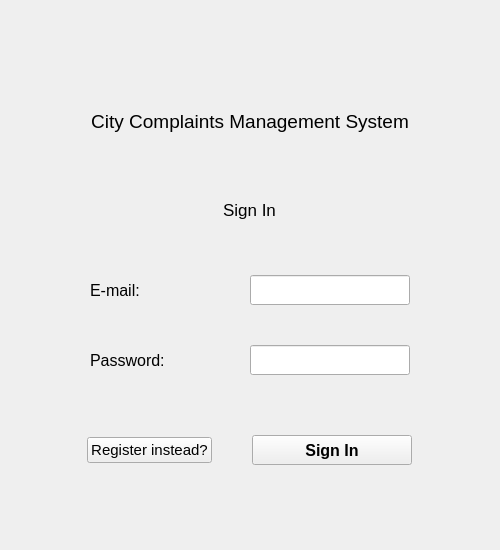
<?xml version="1.0" encoding="UTF-8"?>
<ui version="4.0">
 <class>loginWidget</class>
 <widget class="QWidget" name="loginWidget">
  <property name="geometry">
   <rect>
    <x>0</x>
    <y>0</y>
    <width>500</width>
    <height>550</height>
   </rect>
  </property>
  <property name="minimumSize">
   <size>
    <width>500</width>
    <height>550</height>
   </size>
  </property>
  <property name="maximumSize">
   <size>
    <width>500</width>
    <height>550</height>
   </size>
  </property>
  <property name="windowTitle">
   <string>Sign in to your account</string>
  </property>
  <property name="windowIcon">
   <iconset>
    <normaloff>../icons/ccms_desktop_logo.ico</normaloff>../icons/ccms_desktop_logo.ico</iconset>
  </property>
  <property name="styleSheet">
   <string notr="true"/>
  </property>
  <layout class="QVBoxLayout" name="verticalLayout_3">
   <item>
    <widget class="QFrame" name="frame_container">
     <property name="sizePolicy">
      <sizepolicy hsizetype="Expanding" vsizetype="Expanding">
       <horstretch>0</horstretch>
       <verstretch>0</verstretch>
      </sizepolicy>
     </property>
     <property name="minimumSize">
      <size>
       <width>400</width>
       <height>500</height>
      </size>
     </property>
     <property name="styleSheet">
      <string notr="true">.QFrame{
border:none;
}</string>
     </property>
     <property name="frameShape">
      <enum>QFrame::StyledPanel</enum>
     </property>
     <property name="frameShadow">
      <enum>QFrame::Raised</enum>
     </property>
     <layout class="QVBoxLayout" name="verticalLayout">
      <property name="spacing">
       <number>0</number>
      </property>
      <property name="leftMargin">
       <number>0</number>
      </property>
      <property name="topMargin">
       <number>0</number>
      </property>
      <property name="rightMargin">
       <number>0</number>
      </property>
      <property name="bottomMargin">
       <number>0</number>
      </property>
      <item>
       <widget class="QFrame" name="frame_form_top">
        <property name="sizePolicy">
         <sizepolicy hsizetype="Expanding" vsizetype="Expanding">
          <horstretch>0</horstretch>
          <verstretch>0</verstretch>
         </sizepolicy>
        </property>
        <property name="maximumSize">
         <size>
          <width>16777215</width>
          <height>50</height>
         </size>
        </property>
        <property name="frameShape">
         <enum>QFrame::StyledPanel</enum>
        </property>
        <property name="frameShadow">
         <enum>QFrame::Raised</enum>
        </property>
       </widget>
      </item>
      <item>
       <widget class="QFrame" name="frame_form_middle">
        <property name="styleSheet">
         <string notr="true">#frame_form_middle{
border:solid 10px blue;
}</string>
        </property>
        <property name="frameShape">
         <enum>QFrame::StyledPanel</enum>
        </property>
        <property name="frameShadow">
         <enum>QFrame::Raised</enum>
        </property>
        <layout class="QHBoxLayout" name="horizontalLayout">
         <property name="spacing">
          <number>0</number>
         </property>
         <property name="leftMargin">
          <number>0</number>
         </property>
         <property name="topMargin">
          <number>0</number>
         </property>
         <property name="rightMargin">
          <number>0</number>
         </property>
         <property name="bottomMargin">
          <number>0</number>
         </property>
         <item>
          <widget class="QFrame" name="frame_form_middle_left">
           <property name="sizePolicy">
            <sizepolicy hsizetype="Expanding" vsizetype="Expanding">
             <horstretch>0</horstretch>
             <verstretch>0</verstretch>
            </sizepolicy>
           </property>
           <property name="maximumSize">
            <size>
             <width>50</width>
             <height>16777215</height>
            </size>
           </property>
           <property name="frameShape">
            <enum>QFrame::StyledPanel</enum>
           </property>
           <property name="frameShadow">
            <enum>QFrame::Raised</enum>
           </property>
          </widget>
         </item>
         <item alignment="Qt::AlignHCenter">
          <widget class="QFrame" name="frame_form">
           <property name="minimumSize">
            <size>
             <width>320</width>
             <height>500</height>
            </size>
           </property>
           <property name="maximumSize">
            <size>
             <width>400</width>
             <height>16777215</height>
            </size>
           </property>
           <property name="frameShape">
            <enum>QFrame::StyledPanel</enum>
           </property>
           <property name="frameShadow">
            <enum>QFrame::Raised</enum>
           </property>
           <layout class="QVBoxLayout" name="verticalLayout_2">
            <property name="spacing">
             <number>0</number>
            </property>
            <property name="leftMargin">
             <number>0</number>
            </property>
            <property name="topMargin">
             <number>0</number>
            </property>
            <property name="rightMargin">
             <number>0</number>
            </property>
            <property name="bottomMargin">
             <number>0</number>
            </property>
            <item alignment="Qt::AlignHCenter">
             <widget class="QFrame" name="frame_19">
              <property name="sizePolicy">
               <sizepolicy hsizetype="Preferred" vsizetype="Expanding">
                <horstretch>0</horstretch>
                <verstretch>0</verstretch>
               </sizepolicy>
              </property>
              <property name="minimumSize">
               <size>
                <width>320</width>
                <height>50</height>
               </size>
              </property>
              <property name="frameShape">
               <enum>QFrame::StyledPanel</enum>
              </property>
              <property name="frameShadow">
               <enum>QFrame::Raised</enum>
              </property>
             </widget>
            </item>
            <item alignment="Qt::AlignHCenter|Qt::AlignVCenter">
             <widget class="QFrame" name="frame_form_header">
              <property name="minimumSize">
               <size>
                <width>400</width>
                <height>50</height>
               </size>
              </property>
              <property name="maximumSize">
               <size>
                <width>400</width>
                <height>16777215</height>
               </size>
              </property>
              <property name="frameShape">
               <enum>QFrame::StyledPanel</enum>
              </property>
              <property name="frameShadow">
               <enum>QFrame::Raised</enum>
              </property>
              <layout class="QHBoxLayout" name="horizontalLayout_2">
               <property name="spacing">
                <number>0</number>
               </property>
               <property name="leftMargin">
                <number>0</number>
               </property>
               <property name="topMargin">
                <number>0</number>
               </property>
               <property name="rightMargin">
                <number>0</number>
               </property>
               <item alignment="Qt::AlignHCenter|Qt::AlignVCenter">
                <widget class="QLabel" name="loginHeading">
                 <property name="sizePolicy">
                  <sizepolicy hsizetype="Preferred" vsizetype="Preferred">
                   <horstretch>1</horstretch>
                   <verstretch>0</verstretch>
                  </sizepolicy>
                 </property>
                 <property name="minimumSize">
                  <size>
                   <width>320</width>
                   <height>50</height>
                  </size>
                 </property>
                 <property name="maximumSize">
                  <size>
                   <width>400</width>
                   <height>16777215</height>
                  </size>
                 </property>
                 <property name="font">
                  <font>
                   <pointsize>14</pointsize>
                   <weight>50</weight>
                   <bold>false</bold>
                  </font>
                 </property>
                 <property name="text">
                  <string>City Complaints Management System</string>
                 </property>
                 <property name="alignment">
                  <set>Qt::AlignCenter</set>
                 </property>
                </widget>
               </item>
              </layout>
             </widget>
            </item>
            <item alignment="Qt::AlignHCenter">
             <widget class="QFrame" name="frame_11">
              <property name="sizePolicy">
               <sizepolicy hsizetype="Preferred" vsizetype="Expanding">
                <horstretch>0</horstretch>
                <verstretch>0</verstretch>
               </sizepolicy>
              </property>
              <property name="minimumSize">
               <size>
                <width>320</width>
                <height>10</height>
               </size>
              </property>
              <property name="maximumSize">
               <size>
                <width>16777215</width>
                <height>30</height>
               </size>
              </property>
              <property name="frameShape">
               <enum>QFrame::StyledPanel</enum>
              </property>
              <property name="frameShadow">
               <enum>QFrame::Raised</enum>
              </property>
             </widget>
            </item>
            <item alignment="Qt::AlignHCenter">
             <widget class="QFrame" name="frame_form_sub_header">
              <property name="minimumSize">
               <size>
                <width>320</width>
                <height>50</height>
               </size>
              </property>
              <property name="maximumSize">
               <size>
                <width>400</width>
                <height>16777215</height>
               </size>
              </property>
              <property name="frameShape">
               <enum>QFrame::StyledPanel</enum>
              </property>
              <property name="frameShadow">
               <enum>QFrame::Raised</enum>
              </property>
              <layout class="QHBoxLayout" name="horizontalLayout_3">
               <property name="leftMargin">
                <number>0</number>
               </property>
               <property name="topMargin">
                <number>0</number>
               </property>
               <property name="rightMargin">
                <number>0</number>
               </property>
               <property name="bottomMargin">
                <number>0</number>
               </property>
               <item alignment="Qt::AlignHCenter|Qt::AlignVCenter">
                <widget class="QLabel" name="loginSubHeading">
                 <property name="enabled">
                  <bool>true</bool>
                 </property>
                 <property name="sizePolicy">
                  <sizepolicy hsizetype="Preferred" vsizetype="Preferred">
                   <horstretch>0</horstretch>
                   <verstretch>0</verstretch>
                  </sizepolicy>
                 </property>
                 <property name="font">
                  <font>
                   <pointsize>13</pointsize>
                  </font>
                 </property>
                 <property name="text">
                  <string>Sign In</string>
                 </property>
                 <property name="alignment">
                  <set>Qt::AlignCenter</set>
                 </property>
                </widget>
               </item>
              </layout>
             </widget>
            </item>
            <item alignment="Qt::AlignHCenter">
             <widget class="QFrame" name="frame_16">
              <property name="sizePolicy">
               <sizepolicy hsizetype="Preferred" vsizetype="Expanding">
                <horstretch>0</horstretch>
                <verstretch>0</verstretch>
               </sizepolicy>
              </property>
              <property name="minimumSize">
               <size>
                <width>320</width>
                <height>10</height>
               </size>
              </property>
              <property name="maximumSize">
               <size>
                <width>16777215</width>
                <height>30</height>
               </size>
              </property>
              <property name="frameShape">
               <enum>QFrame::StyledPanel</enum>
              </property>
              <property name="frameShadow">
               <enum>QFrame::Raised</enum>
              </property>
             </widget>
            </item>
            <item alignment="Qt::AlignHCenter">
             <widget class="QFrame" name="frame_form_email">
              <property name="minimumSize">
               <size>
                <width>320</width>
                <height>50</height>
               </size>
              </property>
              <property name="maximumSize">
               <size>
                <width>400</width>
                <height>16777215</height>
               </size>
              </property>
              <property name="frameShape">
               <enum>QFrame::StyledPanel</enum>
              </property>
              <property name="frameShadow">
               <enum>QFrame::Raised</enum>
              </property>
              <layout class="QHBoxLayout" name="horizontalLayout_4" stretch="0,0">
               <property name="spacing">
                <number>0</number>
               </property>
               <property name="leftMargin">
                <number>0</number>
               </property>
               <property name="topMargin">
                <number>0</number>
               </property>
               <property name="rightMargin">
                <number>0</number>
               </property>
               <property name="bottomMargin">
                <number>0</number>
               </property>
               <item alignment="Qt::AlignHCenter|Qt::AlignVCenter">
                <widget class="QLabel" name="labelEmail">
                 <property name="minimumSize">
                  <size>
                   <width>160</width>
                   <height>30</height>
                  </size>
                 </property>
                 <property name="maximumSize">
                  <size>
                   <width>160</width>
                   <height>30</height>
                  </size>
                 </property>
                 <property name="font">
                  <font>
                   <pointsize>12</pointsize>
                  </font>
                 </property>
                 <property name="text">
                  <string>E-mail:</string>
                 </property>
                 <property name="margin">
                  <number>6</number>
                 </property>
                </widget>
               </item>
               <item alignment="Qt::AlignHCenter|Qt::AlignVCenter">
                <widget class="QLineEdit" name="emailField">
                 <property name="minimumSize">
                  <size>
                   <width>160</width>
                   <height>30</height>
                  </size>
                 </property>
                 <property name="maximumSize">
                  <size>
                   <width>160</width>
                   <height>30</height>
                  </size>
                 </property>
                 <property name="font">
                  <font>
                   <pointsize>12</pointsize>
                  </font>
                 </property>
                </widget>
               </item>
              </layout>
             </widget>
            </item>
            <item alignment="Qt::AlignHCenter|Qt::AlignVCenter">
             <widget class="QFrame" name="frame_form_emailerr">
              <property name="minimumSize">
               <size>
                <width>320</width>
                <height>20</height>
               </size>
              </property>
              <property name="maximumSize">
               <size>
                <width>400</width>
                <height>30</height>
               </size>
              </property>
              <property name="frameShape">
               <enum>QFrame::StyledPanel</enum>
              </property>
              <property name="frameShadow">
               <enum>QFrame::Raised</enum>
              </property>
              <layout class="QHBoxLayout" name="horizontalLayout_8">
               <property name="spacing">
                <number>0</number>
               </property>
               <property name="leftMargin">
                <number>0</number>
               </property>
               <property name="topMargin">
                <number>0</number>
               </property>
               <property name="rightMargin">
                <number>0</number>
               </property>
               <property name="bottomMargin">
                <number>0</number>
               </property>
               <item>
                <widget class="QLabel" name="labelMsgEmail">
                 <property name="minimumSize">
                  <size>
                   <width>320</width>
                   <height>0</height>
                  </size>
                 </property>
                 <property name="maximumSize">
                  <size>
                   <width>400</width>
                   <height>16777215</height>
                  </size>
                 </property>
                 <property name="font">
                  <font>
                   <pointsize>11</pointsize>
                  </font>
                 </property>
                 <property name="text">
                  <string/>
                 </property>
                </widget>
               </item>
              </layout>
             </widget>
            </item>
            <item alignment="Qt::AlignHCenter">
             <widget class="QFrame" name="frame_form_pass">
              <property name="minimumSize">
               <size>
                <width>320</width>
                <height>50</height>
               </size>
              </property>
              <property name="maximumSize">
               <size>
                <width>400</width>
                <height>16777215</height>
               </size>
              </property>
              <property name="frameShape">
               <enum>QFrame::StyledPanel</enum>
              </property>
              <property name="frameShadow">
               <enum>QFrame::Raised</enum>
              </property>
              <layout class="QHBoxLayout" name="horizontalLayout_5">
               <property name="spacing">
                <number>0</number>
               </property>
               <property name="leftMargin">
                <number>0</number>
               </property>
               <property name="topMargin">
                <number>0</number>
               </property>
               <property name="rightMargin">
                <number>0</number>
               </property>
               <property name="bottomMargin">
                <number>0</number>
               </property>
               <item alignment="Qt::AlignHCenter|Qt::AlignVCenter">
                <widget class="QLabel" name="labelPass">
                 <property name="minimumSize">
                  <size>
                   <width>160</width>
                   <height>30</height>
                  </size>
                 </property>
                 <property name="maximumSize">
                  <size>
                   <width>160</width>
                   <height>30</height>
                  </size>
                 </property>
                 <property name="font">
                  <font>
                   <pointsize>12</pointsize>
                  </font>
                 </property>
                 <property name="text">
                  <string>Password:</string>
                 </property>
                 <property name="margin">
                  <number>6</number>
                 </property>
                </widget>
               </item>
               <item alignment="Qt::AlignHCenter|Qt::AlignVCenter">
                <widget class="QLineEdit" name="passField">
                 <property name="minimumSize">
                  <size>
                   <width>160</width>
                   <height>30</height>
                  </size>
                 </property>
                 <property name="maximumSize">
                  <size>
                   <width>160</width>
                   <height>30</height>
                  </size>
                 </property>
                 <property name="font">
                  <font>
                   <pointsize>10</pointsize>
                  </font>
                 </property>
                 <property name="echoMode">
                  <enum>QLineEdit::Password</enum>
                 </property>
                </widget>
               </item>
              </layout>
             </widget>
            </item>
            <item alignment="Qt::AlignHCenter|Qt::AlignVCenter">
             <widget class="QFrame" name="frame_form_passerr">
              <property name="minimumSize">
               <size>
                <width>320</width>
                <height>20</height>
               </size>
              </property>
              <property name="maximumSize">
               <size>
                <width>400</width>
                <height>30</height>
               </size>
              </property>
              <property name="frameShape">
               <enum>QFrame::StyledPanel</enum>
              </property>
              <property name="frameShadow">
               <enum>QFrame::Raised</enum>
              </property>
              <layout class="QHBoxLayout" name="horizontalLayout_9">
               <property name="spacing">
                <number>0</number>
               </property>
               <property name="leftMargin">
                <number>0</number>
               </property>
               <property name="topMargin">
                <number>0</number>
               </property>
               <property name="rightMargin">
                <number>0</number>
               </property>
               <property name="bottomMargin">
                <number>0</number>
               </property>
               <item>
                <widget class="QLabel" name="labelMsgPass">
                 <property name="minimumSize">
                  <size>
                   <width>320</width>
                   <height>0</height>
                  </size>
                 </property>
                 <property name="maximumSize">
                  <size>
                   <width>400</width>
                   <height>16777215</height>
                  </size>
                 </property>
                 <property name="font">
                  <font>
                   <pointsize>11</pointsize>
                  </font>
                 </property>
                 <property name="text">
                  <string/>
                 </property>
                </widget>
               </item>
              </layout>
             </widget>
            </item>
            <item alignment="Qt::AlignHCenter">
             <widget class="QFrame" name="frame_14">
              <property name="minimumSize">
               <size>
                <width>320</width>
                <height>20</height>
               </size>
              </property>
              <property name="maximumSize">
               <size>
                <width>16777215</width>
                <height>20</height>
               </size>
              </property>
              <property name="frameShape">
               <enum>QFrame::StyledPanel</enum>
              </property>
              <property name="frameShadow">
               <enum>QFrame::Raised</enum>
              </property>
             </widget>
            </item>
            <item alignment="Qt::AlignHCenter|Qt::AlignVCenter">
             <widget class="QFrame" name="frame_form_sub">
              <property name="minimumSize">
               <size>
                <width>320</width>
                <height>50</height>
               </size>
              </property>
              <property name="maximumSize">
               <size>
                <width>400</width>
                <height>16777215</height>
               </size>
              </property>
              <property name="frameShape">
               <enum>QFrame::StyledPanel</enum>
              </property>
              <property name="frameShadow">
               <enum>QFrame::Raised</enum>
              </property>
              <layout class="QHBoxLayout" name="horizontalLayout_7">
               <property name="spacing">
                <number>40</number>
               </property>
               <property name="leftMargin">
                <number>0</number>
               </property>
               <property name="topMargin">
                <number>0</number>
               </property>
               <property name="rightMargin">
                <number>0</number>
               </property>
               <property name="bottomMargin">
                <number>0</number>
               </property>
               <item alignment="Qt::AlignVCenter">
                <widget class="QPushButton" name="btnRegisterPrompt">
                 <property name="font">
                  <font>
                   <pointsize>11</pointsize>
                  </font>
                 </property>
                 <property name="text">
                  <string>Register instead?</string>
                 </property>
                </widget>
               </item>
               <item alignment="Qt::AlignVCenter">
                <widget class="QPushButton" name="loginButton">
                 <property name="minimumSize">
                  <size>
                   <width>160</width>
                   <height>30</height>
                  </size>
                 </property>
                 <property name="maximumSize">
                  <size>
                   <width>30</width>
                   <height>16777215</height>
                  </size>
                 </property>
                 <property name="font">
                  <font>
                   <pointsize>12</pointsize>
                   <weight>75</weight>
                   <bold>true</bold>
                  </font>
                 </property>
                 <property name="cursor">
                  <cursorShape>PointingHandCursor</cursorShape>
                 </property>
                 <property name="acceptDrops">
                  <bool>false</bool>
                 </property>
                 <property name="text">
                  <string>Sign In</string>
                 </property>
                </widget>
               </item>
              </layout>
             </widget>
            </item>
            <item alignment="Qt::AlignHCenter|Qt::AlignTop">
             <widget class="QFrame" name="frame_18">
              <property name="sizePolicy">
               <sizepolicy hsizetype="Preferred" vsizetype="Expanding">
                <horstretch>0</horstretch>
                <verstretch>0</verstretch>
               </sizepolicy>
              </property>
              <property name="minimumSize">
               <size>
                <width>320</width>
                <height>50</height>
               </size>
              </property>
              <property name="frameShape">
               <enum>QFrame::StyledPanel</enum>
              </property>
              <property name="frameShadow">
               <enum>QFrame::Raised</enum>
              </property>
              <layout class="QVBoxLayout" name="verticalLayout_4">
               <item>
                <widget class="QLabel" name="labelMsgLogin">
                 <property name="text">
                  <string/>
                 </property>
                 <property name="alignment">
                  <set>Qt::AlignHCenter|Qt::AlignTop</set>
                 </property>
                </widget>
               </item>
              </layout>
             </widget>
            </item>
           </layout>
          </widget>
         </item>
         <item>
          <widget class="QFrame" name="frame_form_middle_right">
           <property name="sizePolicy">
            <sizepolicy hsizetype="Expanding" vsizetype="Expanding">
             <horstretch>0</horstretch>
             <verstretch>0</verstretch>
            </sizepolicy>
           </property>
           <property name="maximumSize">
            <size>
             <width>50</width>
             <height>16777215</height>
            </size>
           </property>
           <property name="frameShape">
            <enum>QFrame::StyledPanel</enum>
           </property>
           <property name="frameShadow">
            <enum>QFrame::Raised</enum>
           </property>
          </widget>
         </item>
        </layout>
       </widget>
      </item>
      <item>
       <widget class="QFrame" name="frame_form_bottom">
        <property name="sizePolicy">
         <sizepolicy hsizetype="Expanding" vsizetype="Expanding">
          <horstretch>0</horstretch>
          <verstretch>0</verstretch>
         </sizepolicy>
        </property>
        <property name="maximumSize">
         <size>
          <width>16777215</width>
          <height>50</height>
         </size>
        </property>
        <property name="frameShape">
         <enum>QFrame::StyledPanel</enum>
        </property>
        <property name="frameShadow">
         <enum>QFrame::Raised</enum>
        </property>
       </widget>
      </item>
     </layout>
    </widget>
   </item>
  </layout>
 </widget>
 <resources/>
 <connections/>
</ui>
